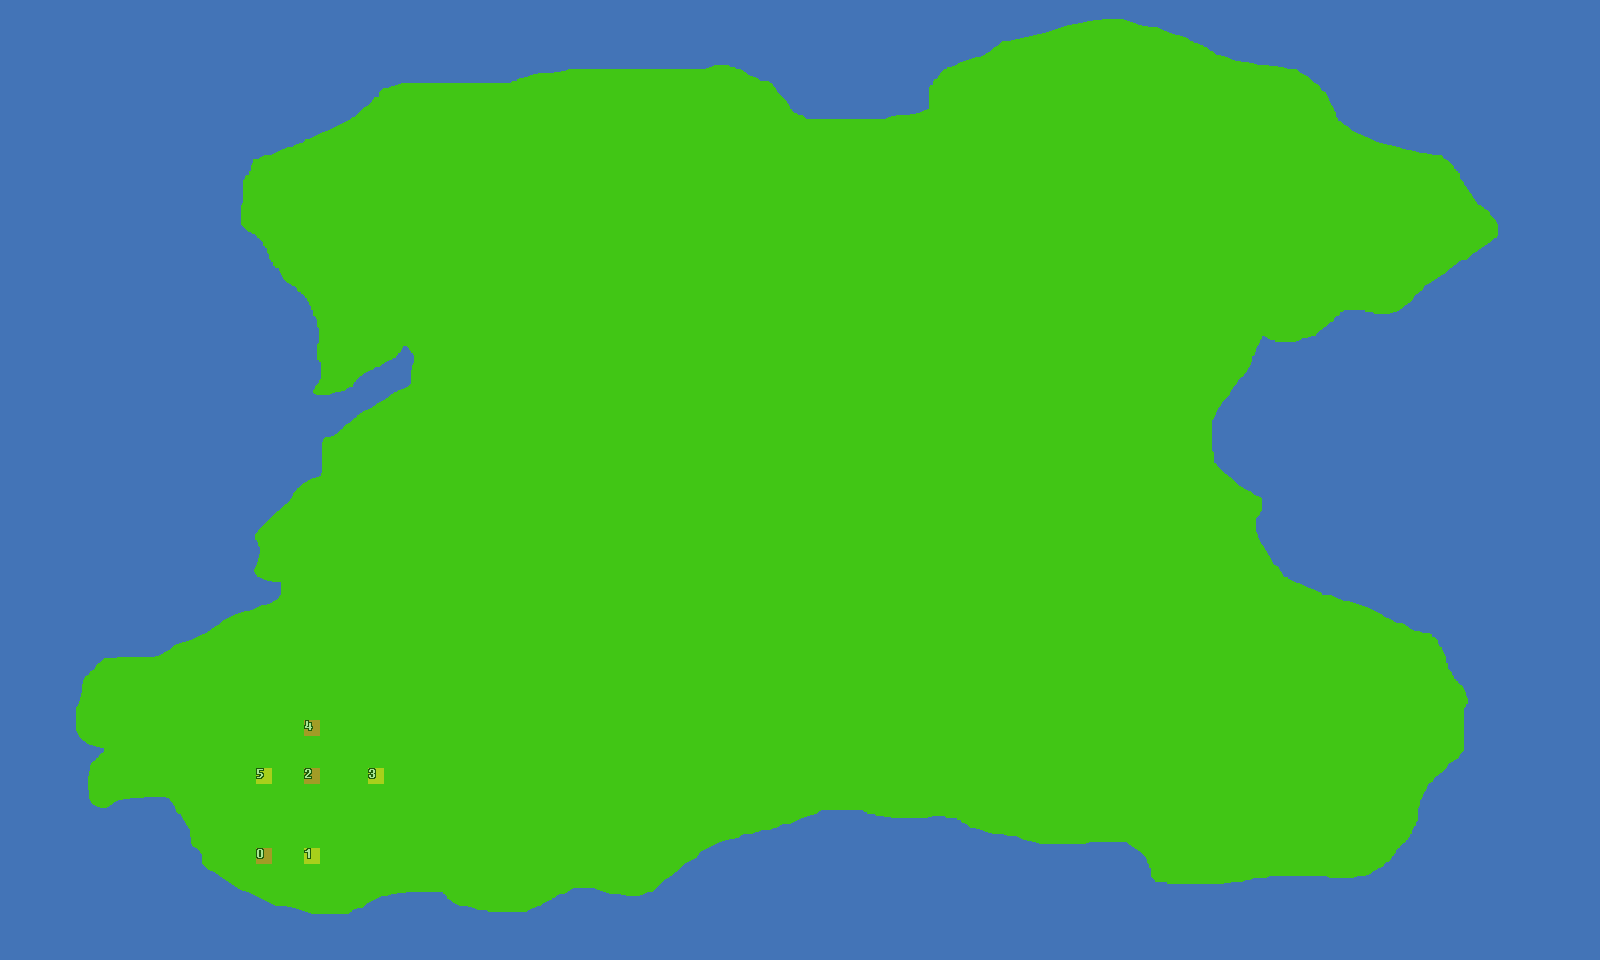

This game map was drawn from its Tiled (.tmx) file and the tilesets committed beside it. A one-line description and the trimmed map source follow:
An orthogonal 100x60 tile map with 16x16 px tiles, 3 tile layers (BG, FG, OBJ), 1 image layer.

<map version="1.0" orientation="orthogonal" renderorder="right-down" width="100" height="60" tilewidth="16" tileheight="16">
 <tileset firstgid="1" name="worldtiles" tilewidth="16" tileheight="16">
  <image source="../GFX/worldtiles.png" trans="2797ff" width="160" height="48" />
 </tileset>
 <imagelayer name="background">
  <image source="../GFX/worldmap.png" />
 </imagelayer>
 <layer name="BG" width="100" height="60">
  <data>[6000 cells, 0 non-empty, 0 distinct tile ids]</data>
 </layer>
 <layer name="FG" width="100" height="60">
  <data>[6000 cells, 0 non-empty, 0 distinct tile ids]</data>
 </layer>
 <layer name="OBJ" width="100" height="60" opacity="0.54">
  <data>[6000 cells, 6 non-empty, 6 distinct tile ids]</data>
 </layer>
</map>
